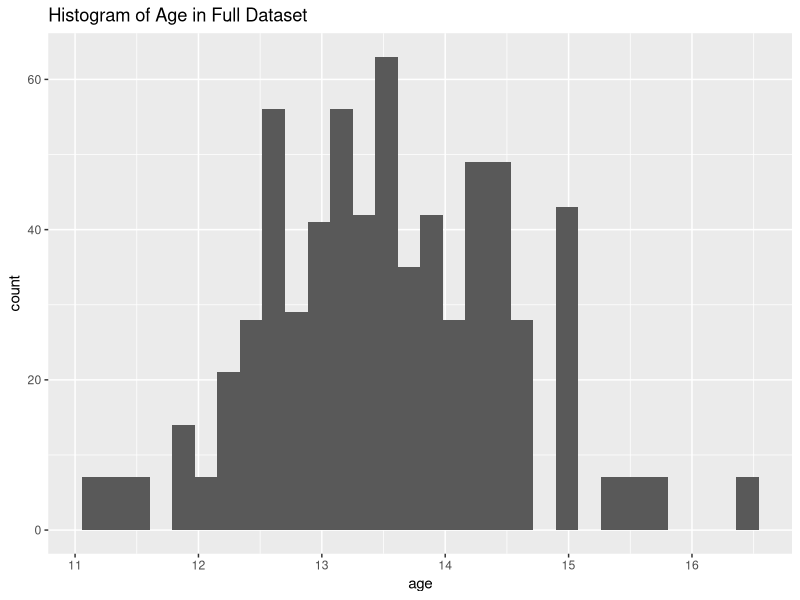
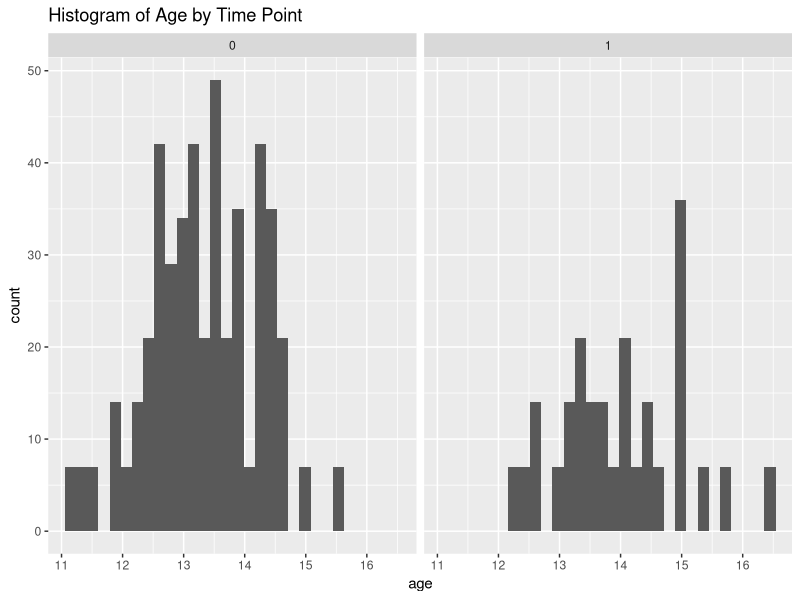
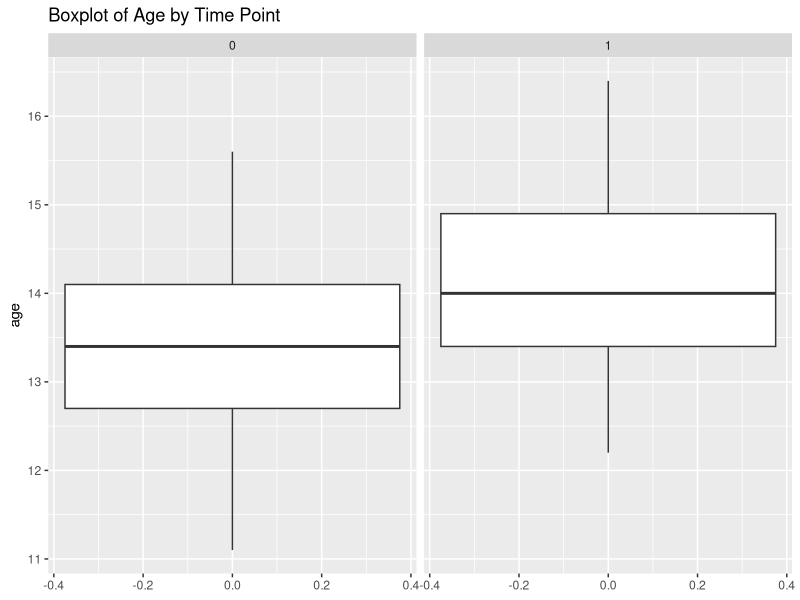
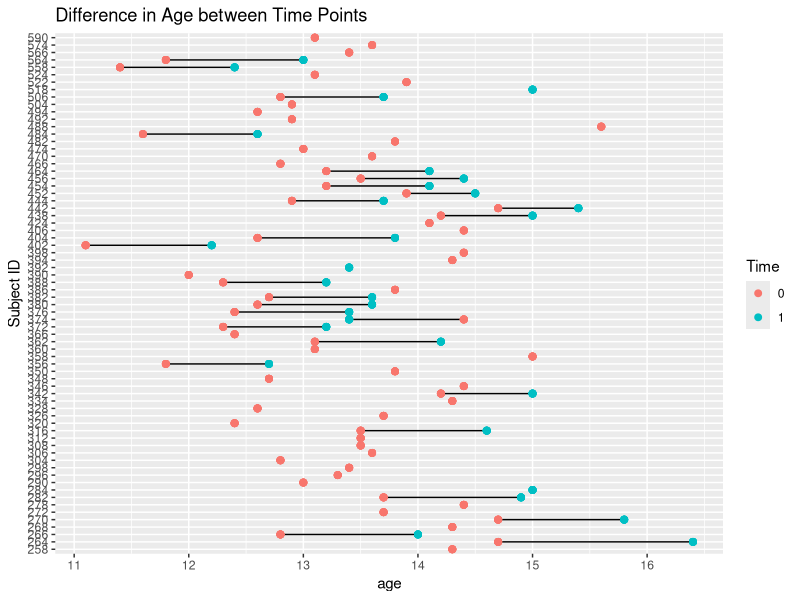
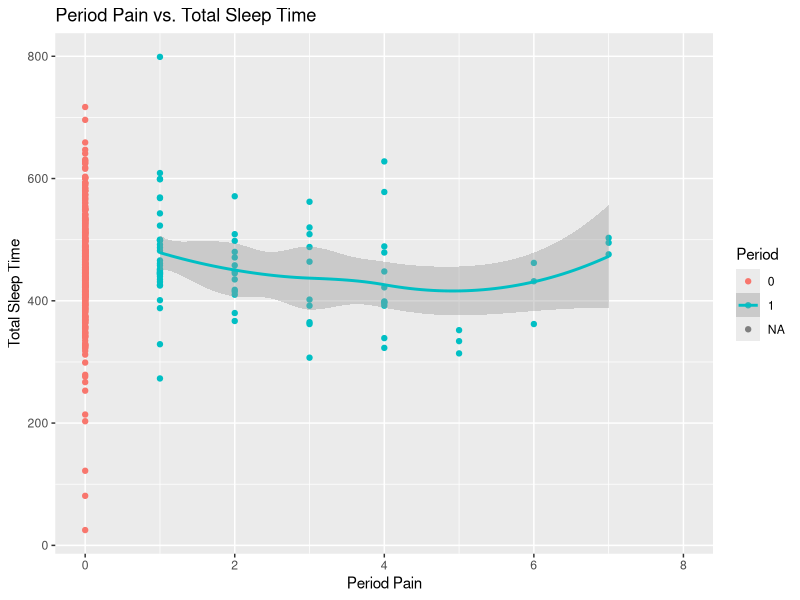
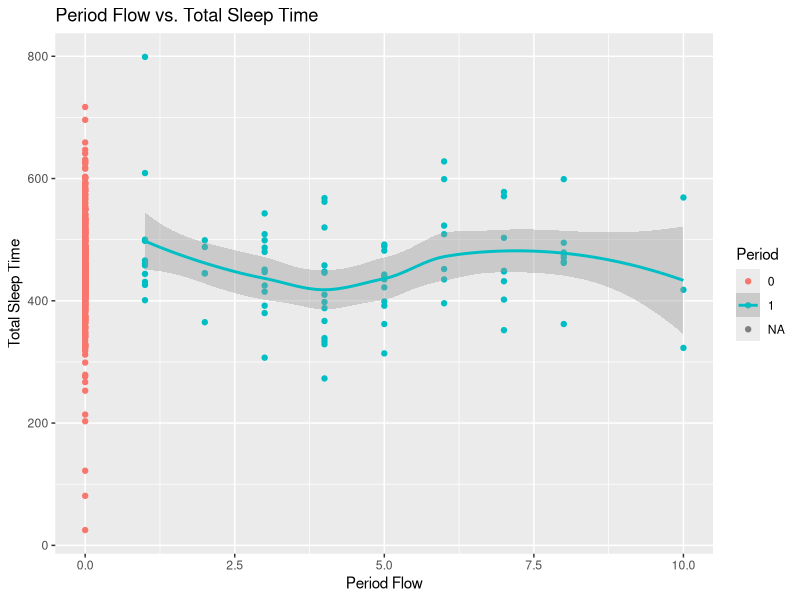
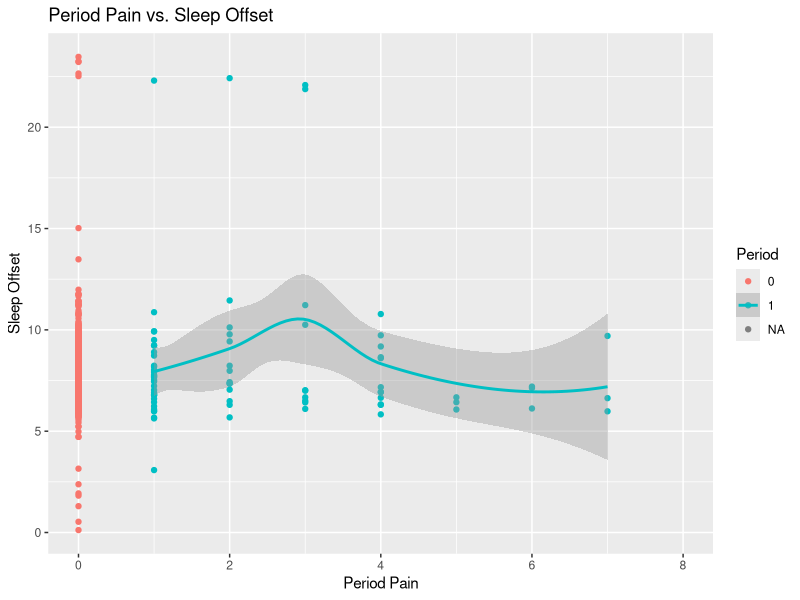
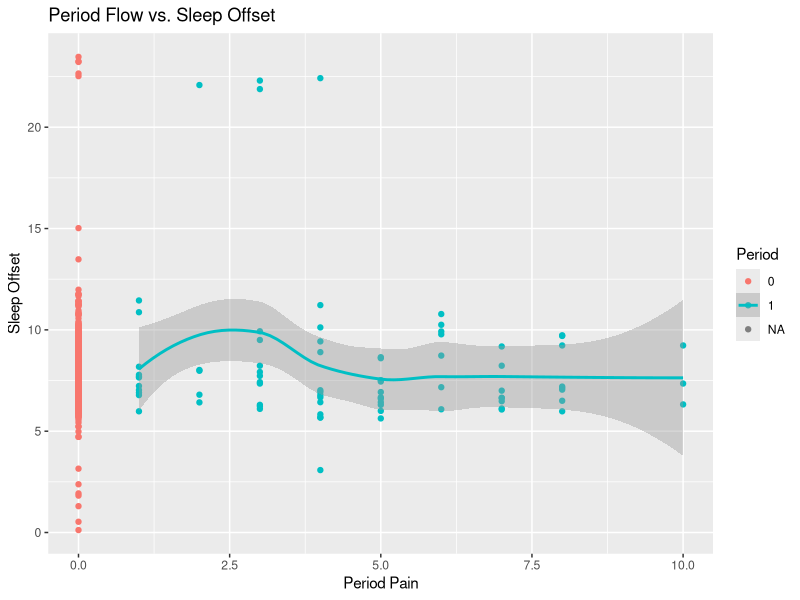

Generate these figures, in order, with R:
# Libraries
library(tidyverse)
library(lme4)
library(patchwork)
library(ggtext)

###############
# FILE READING
###############

# Empathy Data
Empathy <- read_csv("./Period_Pain/Data/Empathy_Data_Updated.csv")

# Actigraphy Data
actigraphy_t1 <- readxl::read_xlsx("./Period_Pain/Data/Esleep_T1_Sleep Data_DailyActi_4.22.25.xlsx")

actigraphy_t2 <- readxl::read_xlsx("./Period_Pain/Data/Esleep_T2_Sleep Data_DailyActi_4.22.25.xlsx")

# Diary Data
diary_t1 <- readxl::read_xlsx("./Period_Pain/Data/E-Sleep_DailyDiary_FINAL_T1Data_updated1.10.26.xlsx")

diary_t2 <- readxl::read_xlsx("./Period_Pain/Data/E-Sleep_DailyDiary_FINAL_T2Data_updated1.10.26.xlsx")

##########
# CLEANING
##########

## Mutating subject_id_t- to a double
actigraphy_t1_dec <- actigraphy_t1 %>% 
  select(-start_time_t1, -end_time_t1) %>% 
  mutate(subject_id_t1 = as.double(subject_id_t1))

actigraphy_t1_dec <- actigraphy_t1_dec %>% 
  mutate(subject_id_t1 = case_when(
    # Subject 524 became NA after changing it to a double
    is.na(subject_id_t1) ~ 524,
    TRUE ~ subject_id_t1
  ))

actigraphy_t2_dec <- actigraphy_t2 %>% 
  select(-start_time_t2, -end_time_t2) %>% 
  mutate(subject_id_t2 = as.double(subject_id_t2))

## Saving T-_DD_NightDate as DateTime variables to create variable 'weekend' later on
diary_t1$T1_DD_NightDate = as.Date(diary_t1$T1_DD_NightDate, origin = "1899-12-30")
diary_t2$T2_DD_NightDate = as.Date(diary_t2$T2_DD_NightDate, origin = "1899-12-30")

## Joining the diary data and actigraphy data for each time point
t1_joined <- diary_t1 %>% 
  full_join(actigraphy_t1_dec, by = c("C_ID" = "subject_id_t1", "T1_DD_DD_Interval" = "interval_number_t1"))

t2_joined <- diary_t2 %>% 
  full_join(actigraphy_t2_dec, by = c("C_ID" = "subject_id_t2", "T2_DD__DD_Interval" = "interval_number_t2"))

## Fixing the names
names(t1_joined) <- gsub("T1", "T", names(t1_joined))
names(t1_joined) <- gsub("t1", "T", names(t1_joined))

names(t2_joined) <- gsub("T2", "T", names(t2_joined))
names(t2_joined) <- gsub("t2", "T", names(t2_joined))

setdiff(names(t1_joined), names(t2_joined))
setdiff(names(t2_joined), names(t1_joined))

t2 <- t2_joined %>%
  rename(T_DD_DD_Interval = T_DD__DD_Interval,
         T_DD_NapDuration = "T_DD_-NapDuration",
         T_DD_CaffType_Juice = T_DD_CaffType_Juices,
         T_DD_MedType3_SSRIs = T_DD_Medtype3_SSRIs,
         onset_latency_T = onset_latency_T...9,
         sleep_midpoint_T = "sleep midpoint_T") %>% 
  select(-onset_latency_T...10)

t1 <- t1_joined %>% 
  rename(T_DD_CaffAmt_LessThanTheRecommendedAmt = T_DD_CaffAmt_LessThanTheRecommendedAmount,
         T_DD_CaffAmt_TheRecommendedAmt = T_DD_CaffAmt_TheRecommendedAmount,
         T_DD_CaffAmt_GreaterThanTheRecommendedAmt = T_DD_CaffAmt_GreaterThanTheRecommendedAmount)

setdiff(names(t2), names(t1))
setdiff(names(t1), names(t2))

## Summary tables for the number of days each subject was in each timepoint
t1 %>% 
  filter(T_DD_Period == 1) %>% 
  select(C_ID, T_DD_Period, T_DD_PeriodPain, T_DD_PeriodDay) %>%
  group_by(C_ID) %>% 
  summarise(num_days = n_distinct(T_DD_PeriodDay)) %>% 
  view()
 
t2 %>% 
  filter(T_DD_Period == 1) %>% 
  select(C_ID, T_DD_Period, T_DD_PeriodPain, T_DD_PeriodDay) %>%
  group_by(C_ID) %>% 
  summarise(num_days = n_distinct(T_DD_PeriodDay)) %>% 
  view()

## Replacing 999 with NAs in t1 and t2
t1[t1==-999] = NA
t1[t1==-99] = NA
t2[t2==-999] = NA
t2[t2==-99] = NA

glimpse(t1)
glimpse(t2)

#Update DayType to 1 is friday-saturday and 0 is any other night
t1 <- t1 %>% mutate(weekend = ifelse((wday(T_DD_NightDate, label = TRUE)) %in% c("Fri","Sat"),1,0))
t2 <- t2 %>% mutate(weekend = ifelse((wday(T_DD_NightDate, label = TRUE)) %in% c("Fri","Sat"),1,0))

## Creating a variable for checking for painkiller (ibuprofen, tylenol)
## Checking MedTypes
table(t1$T_DD_MedType1)
table(t1$T_DD_MedType2)
table(t1$T_DD_MedType3)
table(t1$T_DD_MedType4)
table(t1$T_DD_MedType5)

table(t2$T_DD_MedType1)
table(t2$T_DD_MedType2)
table(t2$T_DD_MedType3)
table(t2$T_DD_MedType4)
table(t2$T_DD_MedType5)
table(t2$T_DD_MedType6)

#Add painkiller indicator
t1 <- t1 %>% mutate(painkiller = ifelse(T_DD_MedType1 %in% c("advil","ibuprofen","Ibuprofen","Ibuprofin"),1,0))
t2 <- t2 %>% mutate(painkiller = ifelse(T_DD_MedType1 %in% c("advil","Advil","ibuprofen","Ibuprofen","Ibuprofin","tylenol") |
                                        T_DD_MedType2 %in% c("advil","Advil","ibuprofen","Ibuprofen","Ibuprofin","tylenol") |
                                        T_DD_MedType6 %in% c("advil","Advil","ibuprofen","Ibuprofen","Ibuprofin","tylenol"),1,0))

#Add time variable
t1 <- t1 %>% mutate(Time = 0, 
                    T_DD_NapOnset = as.numeric(T_DD_NapOnset),
                    T_DD_NapDuration = as.numeric(T_DD_NapDuration),
                    T_DD_ActiDur = as.numeric(T_DD_ActiDur),
                    T_DD_SleepyAlert = as.numeric(T_DD_SleepyAlert),
                    T_DD_MorningDate = as.numeric(T_DD_MorningDate))

t2 <- t2 %>% mutate(Time = 1, 
                    T_DD_NapOnset = as.numeric(T_DD_NapOnset),
                    T_DD_NapDuration = as.numeric(T_DD_NapDuration),
                    T_DD_SleepyAlert = as.numeric(T_DD_SleepyAlert),
                    T_DD_MorningDate = as.numeric(T_DD_MorningDate))

t1 <- t1 %>% select(-c(T_DD_MedType1:T_DD_MedTime5))
t2 <- t2 %>% select(-c(T_DD_MedType1:T_DD_MedTime6))

t1 <- t1 %>% left_join(Empathy %>% select(C_ID, demo_child_age_check_t1:weight3t1, BodyTotalt1), by = "C_ID")
names(t1)[grepl("t1",names(t1))] <- gsub("_t1","",names(t1)[grepl("t1",names(t1))])
names(t1)[grepl("t1",names(t1))] <- gsub("t1","",names(t1)[grepl("t1",names(t1))])

t2 <- t2 %>% left_join(Empathy %>% select(C_ID, demo_child_age_check_t2:weightdifft2, BodyTotalt2), by = "C_ID")
names(t2)[grepl("t2",names(t2))] <- gsub("_t2","",names(t2)[grepl("t2",names(t2))])
names(t2)[grepl("t2",names(t2))] <- gsub("t2","",names(t2)[grepl("t2",names(t2))])
names(t2)[names(t2) == "weigh"] <- "weight2"

# Have to remove weight3 from t1, completely full of NAs after the above operations
t1 <- t1 %>% select(-weight3)

# BodyTotal was stored as a character in t2, as was BMI
t2$BMI <- as.numeric(t2$BMI)
t2$BodyTotal <- as.numeric(t2$BodyTotal)
sleepfull <- bind_rows(t1, t2)

# sleepfull <- sleepfull %>% left_join(Empathy %>% select(C_ID,BodyTotalt0) %>% mutate(BodyTotalt0 = as.numeric(BodyTotalt0)), by = "C_ID")

# rename age and change age and BMI to numeric
sleepfull <- sleepfull %>% mutate(demo_child_age_check = as.numeric(demo_child_age_check)) %>% rename(age = demo_child_age_check)
sleepfull <- sleepfull %>% mutate(BMI = as.numeric(BMI)) 

sleepfull %>% filter(C_ID == 442) %>% select(C_ID, T_DD_NightDate,T_DD_Period, T_DD_PeriodFlow, T_DD_PeriodPain) %>% View()
table(sleepfull$demo_degree)
table(sleepfull$T_DD_PeriodPain,sleepfull$T_DD_Period)
table(sleepfull$T_DD_PeriodPain)
table(sleepfull$T_DD_PeriodFlow)

####################################
# EDA
####################################

## age distribution

sleepfull %>% 
  ggplot(aes(x = age)) + 
  geom_histogram() + 
  labs(title = 'Histogram of Age in Full Dataset')

# average age at each time point
sleepfull %>% 
  ggplot(aes(x = age)) + 
  geom_histogram() + 
  facet_grid(~ Time) +
  labs(title = 'Histogram of Age by Time Point')

sleepfull %>% 
  ggplot(aes(y = age)) + 
  geom_boxplot() +
  facet_grid(~ Time) +
  labs(title = 'Boxplot of Age by Time Point')

# difference in age between the time periods
ggplot(sleepfull, aes(x = age, y = as.factor(C_ID))) +
  geom_line() +
  geom_point(aes(color = as.factor(Time)), size = 2) +
  labs(title = 'Difference in Age between Time Points',
       y = 'Subject ID',
       color = 'Time')


## How many unique people are there at each time point.
sleepfull %>%
  group_by(Time) %>% 
  summarise(dist = n_distinct(C_ID))

# There are 67 unique participants at timepoint 1 and 30 unique participants at timepoint 2

## How many days is someone on their period. 

table(sleepfull$T_DD_Period)
100/(539+100)

# Of the 639 total observations across both time points, there are 100 days where a participant
# was on their period, and 539 days where a participant was not on their period. This comes out 
# to ~15.7% of the observations.

table(sleepfull$T_DD_Period, sleepfull$Time)

## How many days on period at time 1 and time 2.  
sleepfull %>% group_by(Time, T_DD_Period) %>% summarize(n = n())
# As seen here, there are 41 observations where Period Pain is NA. I'm going to look at these
# observations to see what the other period-related variables are.
sleepfull %>% filter(is.na(T_DD_Period)) %>% select(T_DD_Period:T_DD_PeriodFlow) %>% view()
# One observation with T_DD_Period = NA has T_DD_PeriodPain and T_DD_PeriodFlow as 0,
# so this value should be 0 as well. The rest are NA across the board. What should we do with these?

## Finding the average pain and flow for those on their period at each time point and across both t1 and t2
sleepfull %>% group_by(T_DD_Period) %>% summarize(avg_pain = mean(T_DD_PeriodPain, na.rm = T), avg_flow = mean(T_DD_PeriodFlow, na.rm = T), n = n())
# The average pain level experienced across both time points is 2.8.
# The average flow level experienced across both time points is 4.82.
sleepfull %>% group_by(Time, T_DD_Period) %>% summarize(avg_pain = mean(T_DD_PeriodPain, na.rm = T), avg_flow = mean(T_DD_PeriodFlow, na.rm = T), n = n())
# The average pain level experienced across t1 is 3.19, and the average pain level experienced across t2 is 2.44
# The average flow level experienced across t1 is 5.46, and the average flow level experienced across t2 is 4.25

# Looking to find any NA observations for Pain and Flow
sleepfull %>% filter(T_DD_Period == 0 & Time == 0 ) %>% select(C_ID, T_DD_Period,T_DD_PeriodDay, T_DD_PeriodPain, T_DD_PeriodFlow) %>% View()
sleepfull %>% filter(T_DD_Period == 0 & Time == 1 ) %>% select(C_ID, T_DD_Period,T_DD_PeriodDay, T_DD_PeriodPain, T_DD_PeriodFlow) %>% View()
# 506 from t2 has Period = 0 but Pain and Flow = NA

## Painkiller 
# How many observed painkiller uses are there for each trial?
sleepfull %>% group_by(Time) %>% summarise(mn = mean(painkiller), n = n(), sum(painkiller))
sleepfull %>% group_by(Time, T_DD_Period) %>% summarise(n = n(), pk = sum(painkiller))
# There are 14 observed painkiller uses at time point 1, and 6 observed painkiller uses at time point 2
# At both time points, 4 of the painkiller users were on their period. 
sleepfull %>% group_by(painkiller) %>% summarise(avg_pain = mean(T_DD_PeriodPain, na.rm = T), 
                                                 avg_flow = mean(T_DD_PeriodFlow, na.rm = T), 
                                                 avg_qual = mean(T_DD_SleepQual, na.rm = T),
                                                 avg_efcy = mean(efficiency_T, na.rm = T),
                                                 avg_waso = mean(waso_T, na.rm = T),
                                                 avg_time = mean(sleep_time_T, na.rm = T))

#How much is missing?
apply(sleepfull, 2, function(x){sum(is.na(x))})
# 603 of the observations are missing values for T_DD_PeriodDay, which could be problematic if 
# we're ever interested in looking at when pain or flow is at it's highest?

## Plots

# Pain and Flow vs. Total Sleep time
ggplot(aes(x = T_DD_PeriodPain, y = sleep_time_T, color = as.factor(T_DD_Period)), data = sleepfull) + geom_point() + geom_smooth() +
  labs(title = "Period Pain vs. Total Sleep Time", x = "Period Pain", y = "Total Sleep Time", color = "Period")
ggplot(aes(x = T_DD_PeriodFlow, y = sleep_time_T, color = as.factor(T_DD_Period)), data = sleepfull) + geom_point() + geom_smooth() +
  labs(title = "Period Flow vs. Total Sleep Time", x = "Period Flow", y = "Total Sleep Time", color = "Period")

# Pain and Flow vs. Sleep Offset
ggplot(aes(x = T_DD_PeriodPain, y = end_time_dec_T, color = as.factor(T_DD_Period)), data = sleepfull) + geom_point() + geom_smooth() +
  labs(title = "Period Pain vs. Sleep Offset", x = "Period Pain", y = "Sleep Offset", color = "Period")
ggplot(aes(x = T_DD_PeriodFlow, y = end_time_dec_T, color = as.factor(T_DD_Period)), data = sleepfull) + geom_point() + geom_smooth() +
  labs(title = "Period Flow vs. Sleep Offset", x = "Period Pain", y = "Sleep Offset", color = "Period")

# Pain and Flow vs. Sleep Onset
ggplot(aes(x = T_DD_PeriodPain, y = start_time_TRM_T, color = as.factor(T_DD_Period)), data = sleepfull) + geom_point() + geom_smooth() +
  labs(title = "Period Pain vs. Sleep Onset", x = "Period Pain", y = "Sleep Onset", color = "Period")
ggplot(aes(x = T_DD_PeriodFlow, y = start_time_TRM_T, color = as.factor(T_DD_Period)), data = sleepfull) + geom_point() + geom_smooth() +
  labs(title = "Period Flow vs. Sleep Onset", x = "Period Flow", y = "Sleep Onset", color = "Period")

# Pain and Flow vs. Sleep Efficiency
ggplot(aes(x = T_DD_PeriodPain, y = efficiency_T, color = as.factor(T_DD_Period)), data = sleepfull) + geom_point() + geom_smooth() +
  labs(title = "Period Pain vs. Sleep Efficiency", x = "Period Pain", y = "Sleep Efficiency", color = "Period")
ggplot(aes(x = T_DD_PeriodFlow, y = efficiency_T, color = as.factor(T_DD_Period)), data = sleepfull) + geom_point() + geom_smooth() +
  labs(title = "Period Flow vs. Sleep Efficiency", x = "Period Flow", y = "Sleep Efficiency", color = "Period")

# Pain and Flow vs. log-Wake After Sleep Onset
ggplot(aes(x = T_DD_PeriodPain, y = log(waso_T + 1), color = as.factor(T_DD_Period)), data = sleepfull) + geom_point() + geom_smooth() +
  labs(title = "Period Pain vs. log-WASO", x = "Period Pain", y = "log-WASO", color = "Period")
ggplot(aes(x = T_DD_PeriodFlow, y = log(waso_T + 1), color = as.factor(T_DD_Period)), data = sleepfull) + geom_point() + geom_smooth() +
  labs(title = "Period Flow vs. log-WASO", x = "Period Flow", y = "log-WASO", color = "Period")

# Pain and Flow vs. log-WASO across Time 0 and 1
ggplot(aes(x = T_DD_PeriodPain, y = log(waso_T + 1), color = as.factor(Time)), data = sleepfull) + geom_point() + geom_smooth() +
  labs(title = "Period Pain vs. log-WASO", x = "Period Pain", y = "log-WASO", color = "Time")
ggplot(aes(x = T_DD_PeriodFlow, y = log(waso_T + 1), color = as.factor(Time)), data = sleepfull) + geom_point() + geom_smooth() +
  labs(title = "Period Flow vs. log-WASO", x = "Period Flow", y = "log-WASO", color = "Time")

####Modeling
# Timing 
# Offset/Waketime (end_time_dec_t2)
# Onset/Falling Asleep (start_time_TRM_t2)
# Quality 
# Efficiency (efficiency_t2)
# Awakenings (waso_t2)

# JOSIE/OLIVER PRELIMINARY MODELS

# no interaction terms between period and pain/flow
# kept interaction term between age and time, but only for the 'all' models

# Looking at correlation between T_DD_PeriodPain and T_DD_PeriodFlow
cor(sleepfull$T_DD_PeriodPain, sleepfull$T_DD_PeriodFlow, use = "complete.obs")
# There is a pretty high positive correlation between Period Pain and Flow, which implies that 
# using an interaction term between the two in models including both variables would be good.

############################
#Duration sleep_time_1
############################

## PAIN
# All
mod_sleep_time_all <- lmer(sleep_time_T ~ 1 + BodyTotal + weekend + T_DD_Period + BMI + I(age-13) * Time + T_DD_PeriodPain + (1|C_ID), data = sleepfull)
summary(mod_sleep_time_all)
# t1
mod_sleep_time_0 <- lmer(sleep_time_T ~ 1 + BodyTotal + weekend + T_DD_Period + BMI + I(age-13) + T_DD_PeriodPain + (1|C_ID), data = sleepfull %>% filter(Time == 0))
summary(mod_sleep_time_0)
#t2
mod_sleep_time_1 <- lmer(sleep_time_T ~ 1 + BodyTotal + weekend + T_DD_Period + BMI + I(age-13) + T_DD_PeriodPain + (1|C_ID), data = sleepfull %>% filter(Time == 1))
summary(mod_sleep_time_1)

## FLOW
# All
mod_sleep_time_all <- lmer(sleep_time_T ~ 1 + BodyTotal + weekend + T_DD_Period + BMI + I(age-13) * Time + T_DD_PeriodFlow + (1|C_ID), data = sleepfull)
summary(mod_sleep_time_all)
# t1
mod_sleep_time_0 <- lmer(sleep_time_T ~ 1 + BodyTotal + weekend + T_DD_Period + BMI + I(age-13) + T_DD_PeriodFlow + (1|C_ID), data = sleepfull %>% filter(Time == 0))
summary(mod_sleep_time_0)
# t2
mod_sleep_time_1 <- lmer(sleep_time_T ~ 1 + BodyTotal + weekend + T_DD_Period + BMI + I(age-13) + T_DD_PeriodFlow + (1|C_ID), data = sleepfull %>% filter(Time == 1))
summary(mod_sleep_time_1)

## PAIN & FLOW 
# All
mod_sleep_time_all <- lmer(sleep_time_T ~ 1 + BodyTotal + weekend + T_DD_Period + BMI + I(age-13) * Time + T_DD_PeriodPain + T_DD_PeriodFlow + (1|C_ID), data = sleepfull)
summary(mod_sleep_time_all)
#t1
mod_sleep_time_0 <- lmer(sleep_time_T ~ 1 + BodyTotal + weekend + T_DD_Period + BMI + I(age-13) + T_DD_PeriodPain + T_DD_PeriodFlow + (1|C_ID), data = sleepfull %>% filter(Time == 0))
summary(mod_sleep_time_0)
# t2
mod_sleep_time_1 <- lmer(sleep_time_T ~ 1 + BodyTotal + weekend + T_DD_Period + BMI + I(age-13) + T_DD_PeriodPain + T_DD_PeriodFlow + (1|C_ID), data = sleepfull %>% filter(Time == 1))
summary(mod_sleep_time_1)

## PAIN:FLOW
# All
mod_sleep_time_all <- lmer(sleep_time_T ~ 1 + BodyTotal + weekend + T_DD_Period + BMI + I(age-13) * Time + T_DD_PeriodPain*T_DD_PeriodFlow + (1|C_ID), data = sleepfull)
summary(mod_sleep_time_all)
#t1
mod_sleep_time_0 <- lmer(sleep_time_T ~ 1 + BodyTotal + weekend + T_DD_Period + BMI + I(age-13) + T_DD_PeriodPain*T_DD_PeriodFlow + (1|C_ID), data = sleepfull %>% filter(Time == 0))
summary(mod_sleep_time_0)
# t2
mod_sleep_time_1 <- lmer(sleep_time_T ~ 1 + BodyTotal + weekend + T_DD_Period + BMI + I(age-13) + T_DD_PeriodPain*T_DD_PeriodFlow + (1|C_ID), data = sleepfull %>% filter(Time == 1))
summary(mod_sleep_time_1)

############################
#Offset/Waketime (end_time_dec_t2)
############################

#C_ID 494 is waking up at like 10pm?
ggplot(aes(x = end_time_dec_T), data = sleepfull) + geom_histogram()
sleepfull %>% filter(end_time_dec_T > 20)

sleepfull$end_time_dec_T[!is.na(sleepfull$end_time_dec_T) & sleepfull$end_time_dec_T > 20] <- sleepfull$end_time_dec_T[!is.na(sleepfull$end_time_dec_T) & sleepfull$end_time_dec_T > 20] - 24

## PAIN
# All
mod_offset_all <- lmer(end_time_dec_T ~ 1 + BodyTotal + weekend + T_DD_Period + BMI + I(age-13) * Time + T_DD_PeriodPain + (1|C_ID), data = sleepfull)
summary(mod_offset_all)
# t1
mod_offset_0 <- lmer(end_time_dec_T ~ 1 + BodyTotal + weekend + T_DD_Period + BMI + I(age-13) + T_DD_PeriodPain + (1|C_ID), data = sleepfull %>% filter(Time == 0))
summary(mod_offset_0)
# t2
mod_offset_1 <- lmer(end_time_dec_T ~ 1 + BodyTotal + weekend + T_DD_Period + BMI + I(age-13) + T_DD_PeriodPain + (1|C_ID), data = sleepfull %>% filter(Time == 1))
summary(mod_offset_1)

## FLOW
# All
mod_offset_all <- lmer(end_time_dec_T ~ 1 + BodyTotal + weekend + T_DD_Period + BMI + I(age-13) * Time + T_DD_PeriodFlow + (1|C_ID), data = sleepfull)
summary(mod_offset_all)
# t1
mod_offset_0 <- lmer(end_time_dec_T ~ 1 + BodyTotal + weekend + T_DD_Period + BMI + I(age-13) + T_DD_PeriodFlow + (1|C_ID), data = sleepfull %>% filter(Time == 0))
summary(mod_offset_0)
# t2
mod_offset_1 <- lmer(end_time_dec_T ~ 1 + BodyTotal + weekend + T_DD_Period + BMI + I(age-13) + T_DD_PeriodFlow + (1|C_ID), data = sleepfull %>% filter(Time == 1))
summary(mod_offset_1)

## PAIN & FLOW 
# All
mod_offset_all <- lmer(end_time_dec_T ~ 1 + BodyTotal + weekend + T_DD_Period + BMI + I(age-13) * Time + T_DD_PeriodPain + T_DD_PeriodFlow + (1|C_ID), data = sleepfull)
summary(mod_offset_all)
#t1
mod_offset_0 <- lmer(end_time_dec_T ~ 1 + BodyTotal + weekend + T_DD_Period + BMI + I(age-13) + T_DD_PeriodPain + T_DD_PeriodFlow + (1|C_ID), data = sleepfull %>% filter(Time == 0))
summary(mod_offset_0)
# t2
mod_offset_1 <- lmer(end_time_dec_T ~ 1 + BodyTotal + weekend + T_DD_Period + BMI + I(age-13) + T_DD_PeriodPain + T_DD_PeriodFlow + (1|C_ID), data = sleepfull %>% filter(Time == 1))
summary(mod_offset_1)

## PAIN:FLOW
# All
mod_offset_all <- lmer(end_time_dec_T ~ 1 + BodyTotal + weekend + T_DD_Period + BMI + I(age-13) * Time + T_DD_PeriodPain*T_DD_PeriodFlow + (1|C_ID), data = sleepfull)
summary(mod_offset_all)
#t1
mod_offset_0 <- lmer(end_time_dec_T ~ 1 + BodyTotal + weekend + T_DD_Period + BMI + I(age-13) + T_DD_PeriodPain*T_DD_PeriodFlow + (1|C_ID), data = sleepfull %>% filter(Time == 0))
summary(mod_offset_0)
# t2
mod_offset_1 <- lmer(end_time_dec_T ~ 1 + BodyTotal + weekend + T_DD_Period + BMI + I(age-13) + T_DD_PeriodPain*T_DD_PeriodFlow + (1|C_ID), data = sleepfull %>% filter(Time == 1))
summary(mod_offset_1)

############################
#Onset/Falling Asleep (start_time_TRM_t2)
############################

## PAIN
# All
mod_onset_all <- lmer(start_time_TRM_T ~ 1 + BodyTotal + weekend + T_DD_Period + BMI + I(age-13) * Time + T_DD_PeriodPain + (1|C_ID), data = sleepfull)
summary(mod_onset_all)
# t1
mod_onset_0 <- lmer(start_time_TRM_T ~ 1 + BodyTotal + weekend + T_DD_Period + BMI + I(age-13) + T_DD_PeriodPain + (1|C_ID), data = sleepfull %>% filter(Time == 0))
summary(mod_onset_0)
# t2
mod_onset_1 <- lmer(start_time_TRM_T ~ 1 + BodyTotal + weekend + T_DD_Period + BMI + I(age-13) + T_DD_PeriodPain + (1|C_ID), data = sleepfull %>% filter(Time == 1))
summary(mod_onset_1)

## FLOW
# All
mod_onset_all <- lmer(start_time_TRM_T ~ 1 + BodyTotal + weekend + T_DD_Period + BMI + I(age-13) * Time + T_DD_PeriodFlow + (1|C_ID), data = sleepfull)
summary(mod_onset_all)
# t1
mod_onset_0 <- lmer(start_time_TRM_T ~ 1 + BodyTotal + weekend + T_DD_Period + BMI + I(age-13) + T_DD_PeriodFlow + (1|C_ID), data = sleepfull %>% filter(Time == 0))
summary(mod_onset_0)
# t2
mod_onset_1 <- lmer(start_time_TRM_T ~ 1 + BodyTotal + weekend + T_DD_Period + BMI + I(age-13) + T_DD_PeriodFlow + (1|C_ID), data = sleepfull %>% filter(Time == 1))
summary(mod_onset_1)

## PAIN & FLOW
# All
mod_onset_all <- lmer(start_time_TRM_T ~ 1 + BodyTotal + weekend + T_DD_Period + BMI + I(age-13) * Time + T_DD_PeriodPain + T_DD_PeriodFlow + (1|C_ID), data = sleepfull)
summary(mod_onset_all)
# t1
mod_onset_0 <- lmer(start_time_TRM_T ~ 1 + BodyTotal + weekend + T_DD_Period + BMI + I(age-13) + T_DD_PeriodPain + T_DD_PeriodFlow + (1|C_ID), data = sleepfull %>% filter(Time == 0))
summary(mod_onset_0)
# t2
mod_onset_1 <- lmer(start_time_TRM_T ~ 1 + BodyTotal + weekend + T_DD_Period + BMI + I(age-13) + T_DD_PeriodPain + T_DD_PeriodFlow + (1|C_ID), data = sleepfull %>% filter(Time == 1))
summary(mod_onset_1)

## PAIN:FLOW
# All
mod_onset_all <- lmer(start_time_TRM_T ~ 1 + BodyTotal + weekend + T_DD_Period + BMI + I(age-13) * Time + T_DD_PeriodPain*T_DD_PeriodFlow + (1|C_ID), data = sleepfull)
summary(mod_onset_all)
# t1
mod_onset_0 <- lmer(start_time_TRM_T ~ 1 + BodyTotal + weekend + T_DD_Period + BMI + I(age-13) + T_DD_PeriodPain*T_DD_PeriodFlow + (1|C_ID), data = sleepfull %>% filter(Time == 0))
summary(mod_onset_0)
# t2
mod_onset_1 <- lmer(start_time_TRM_T ~ 1 + BodyTotal + weekend + T_DD_Period + BMI + I(age-13) + T_DD_PeriodPain*T_DD_PeriodFlow + (1|C_ID), data = sleepfull %>% filter(Time == 1))
summary(mod_onset_1)

############################
#Efficiency (efficiency_t2)
############################

## PAIN
# All
mod_eff_all <- lmer(efficiency_T ~ 1 + BodyTotal + weekend + T_DD_Period + BMI + I(age-13) * Time + T_DD_PeriodPain + (1|C_ID), data = sleepfull)
summary(mod_eff_all)
# t1
mod_eff_0 <- lmer(efficiency_T ~ 1 + BodyTotal + weekend + T_DD_Period + BMI + I(age-13) + T_DD_PeriodPain + (1|C_ID), data = sleepfull %>% filter(Time == 0))
summary(mod_eff_0)
# t2
mod_eff_1 <- lmer(efficiency_T ~ 1 + BodyTotal + weekend + T_DD_Period + BMI + I(age-13) + T_DD_PeriodPain + (1|C_ID), data = sleepfull %>% filter(Time == 1))
summary(mod_eff_1)

## FLOW
# All
mod_eff_all <- lmer(efficiency_T ~ 1 + BodyTotal + weekend + T_DD_Period + BMI + I(age-13) * Time + T_DD_PeriodFlow + (1|C_ID), data = sleepfull)
summary(mod_eff_all)
# t1
mod_eff_0 <- lmer(efficiency_T ~ 1 + BodyTotal + weekend + T_DD_Period + BMI + I(age-13) + T_DD_PeriodFlow + (1|C_ID), data = sleepfull %>% filter(Time == 0))
summary(mod_eff_0)
# t2
mod_eff_1 <- lmer(efficiency_T ~ 1 + BodyTotal + weekend + T_DD_Period + BMI + I(age-13) + T_DD_PeriodFlow + (1|C_ID), data = sleepfull %>% filter(Time == 1))
summary(mod_eff_1)

## PAIN & FLOW
# All
mod_eff_all <- lmer(efficiency_T ~ 1 + BodyTotal + weekend + T_DD_Period + BMI + I(age-13) * Time + T_DD_PeriodPain + T_DD_PeriodFlow + (1|C_ID), data = sleepfull)
summary(mod_eff_all)
# t1
mod_eff_0 <- lmer(efficiency_T ~ 1 + BodyTotal + weekend + T_DD_Period + BMI + I(age-13) + T_DD_PeriodPain + T_DD_PeriodFlow + (1|C_ID), data = sleepfull %>% filter(Time == 0))
summary(mod_eff_0)
# t2
mod_eff_1 <- lmer(efficiency_T ~ 1 + BodyTotal + weekend + T_DD_Period + BMI + I(age-13) + T_DD_PeriodPain + T_DD_PeriodFlow + (1|C_ID), data = sleepfull %>% filter(Time == 1))
summary(mod_eff_1)

## PAIN:FLOW
# All
mod_eff_all <- lmer(efficiency_T ~ 1 + BodyTotal + weekend + T_DD_Period + BMI + I(age-13) * Time + T_DD_PeriodPain*T_DD_PeriodFlow + (1|C_ID), data = sleepfull)
summary(mod_eff_all)
# t1
mod_eff_0 <- lmer(efficiency_T ~ 1 + BodyTotal + weekend + T_DD_Period + BMI + I(age-13) + T_DD_PeriodPain*T_DD_PeriodFlow + (1|C_ID), data = sleepfull %>% filter(Time == 0))
summary(mod_eff_0)
# t2
mod_eff_1 <- lmer(efficiency_T ~ 1 + BodyTotal + weekend + T_DD_Period + BMI + I(age-13) + T_DD_PeriodPain*T_DD_PeriodFlow + (1|C_ID), data = sleepfull %>% filter(Time == 1))
summary(mod_eff_1)

############################
#Awakenings (waso_t2)
############################

hist(sleepfull$waso_T) # might need log due to right-skew

## PAIN
# All
mod_waso_all <- lmer(log(waso_T + 1) ~ 1 + BodyTotal + weekend + T_DD_Period + BMI + I(age-13) * Time + T_DD_PeriodPain + (1|C_ID), data = sleepfull)
summary(mod_waso_all)
# t1
mod_waso_0 <- lmer(log(waso_T + 1) ~ 1 + BodyTotal + weekend + T_DD_Period + BMI + I(age-13) + T_DD_PeriodPain + (1|C_ID), data = sleepfull %>% filter(Time == 0))
summary(mod_waso_0)
# t2
mod_waso_1 <- lmer(log(waso_T + 1) ~ 1 + BodyTotal + weekend + T_DD_Period + BMI + I(age-13) + T_DD_PeriodPain + (1|C_ID), data = sleepfull %>% filter(Time == 1))
summary(mod_waso_1)

## FLOW
# All
mod_waso_all <- lmer(log(waso_T + 1) ~ 1 + BodyTotal + weekend + T_DD_Period + BMI + I(age-13) * Time + T_DD_PeriodFlow + (1|C_ID), data = sleepfull)
summary(mod_waso_all)
# t1
mod_waso_0 <- lmer(log(waso_T + 1) ~ 1 + BodyTotal + weekend + T_DD_Period + BMI + I(age-13) + T_DD_PeriodFlow + (1|C_ID), data = sleepfull %>% filter(Time == 0))
summary(mod_waso_0)
# t2
mod_waso_1 <- lmer(log(waso_T + 1) ~ 1 + BodyTotal + weekend + T_DD_Period + BMI + I(age-13) + T_DD_PeriodFlow + (1|C_ID), data = sleepfull %>% filter(Time == 1))
summary(mod_waso_1)

## PAIN & FLOW
# All
mod_waso_all <- lmer(log(waso_T + 1) ~ 1 + BodyTotal + weekend + T_DD_Period + BMI + I(age-13) * Time + T_DD_PeriodPain + T_DD_PeriodFlow + (1|C_ID), data = sleepfull)
summary(mod_waso_all)
# t1
mod_waso_0 <- lmer(log(waso_T + 1) ~ 1 + BodyTotal + weekend + T_DD_Period + BMI + I(age-13) + T_DD_PeriodPain + T_DD_PeriodFlow + (1|C_ID), data = sleepfull %>% filter(Time == 0))
summary(mod_waso_0)
# t2
mod_waso_1 <- lmer(log(waso_T + 1) ~ 1 + BodyTotal + weekend + T_DD_Period + BMI + I(age-13) + T_DD_PeriodPain + T_DD_PeriodFlow + (1|C_ID), data = sleepfull %>% filter(Time == 1))
summary(mod_waso_1)

## PAIN:FLOW
# All
mod_waso_all <- lmer(log(waso_T + 1) ~ 1 + BodyTotal + weekend + T_DD_Period + BMI + I(age-13) * Time + T_DD_PeriodPain*T_DD_PeriodFlow + (1|C_ID), data = sleepfull)
summary(mod_waso_all)
# t1
mod_waso_0 <- lmer(log(waso_T + 1) ~ 1 + BodyTotal + weekend + T_DD_Period + BMI + I(age-13) + T_DD_PeriodPain*T_DD_PeriodFlow + (1|C_ID), data = sleepfull %>% filter(Time == 0))
summary(mod_waso_0)
# t2
mod_waso_1 <- lmer(log(waso_T + 1) ~ 1 + BodyTotal + weekend + T_DD_Period + BMI + I(age-13) + T_DD_PeriodPain*T_DD_PeriodFlow + (1|C_ID), data = sleepfull %>% filter(Time == 1))
summary(mod_waso_1)

## 1/15 Notes
# 1) Add six models for each response variable, three with period pain + period flow first order and three with pain:flow.
# ^ Before this look at correlation between flow and pain # DONE
# 2) Check VIFs for each model # DONE
# 3) Look at residuals for each model (Validate assumptions of our models)
# 4) Correlation matrix for the predictors (cor()) DONE
# 5) Make an interaction plot for age and time DONE
# 6) Partial F-Test for All-models for Age*Time interaction term.
# 7) Model assumptions of WASO are of concern. if it's weird, think of better transformations.
# For each response variable, take each model and take what is interesting about them. Look at residuals,
# make sure things fit and make sense. Use lmertest package to get p-values, and perform CIs (profile). We are interested
# in the variables period flow and period pain.

# At time 2, Period Pain estimate is -34. Weekend is positive, Period is positive, but Pain is negative.
# This means that when you're on your period, you get more sleep, but when you have more pain, you get 
# less sleep.

# on Period -> Earlier Sleep onset time
# Higher pain, later sleep onset time -> Class significance
# If you're on your period, you go to sleep earlier, but when you have more pain, you go to sleep later
